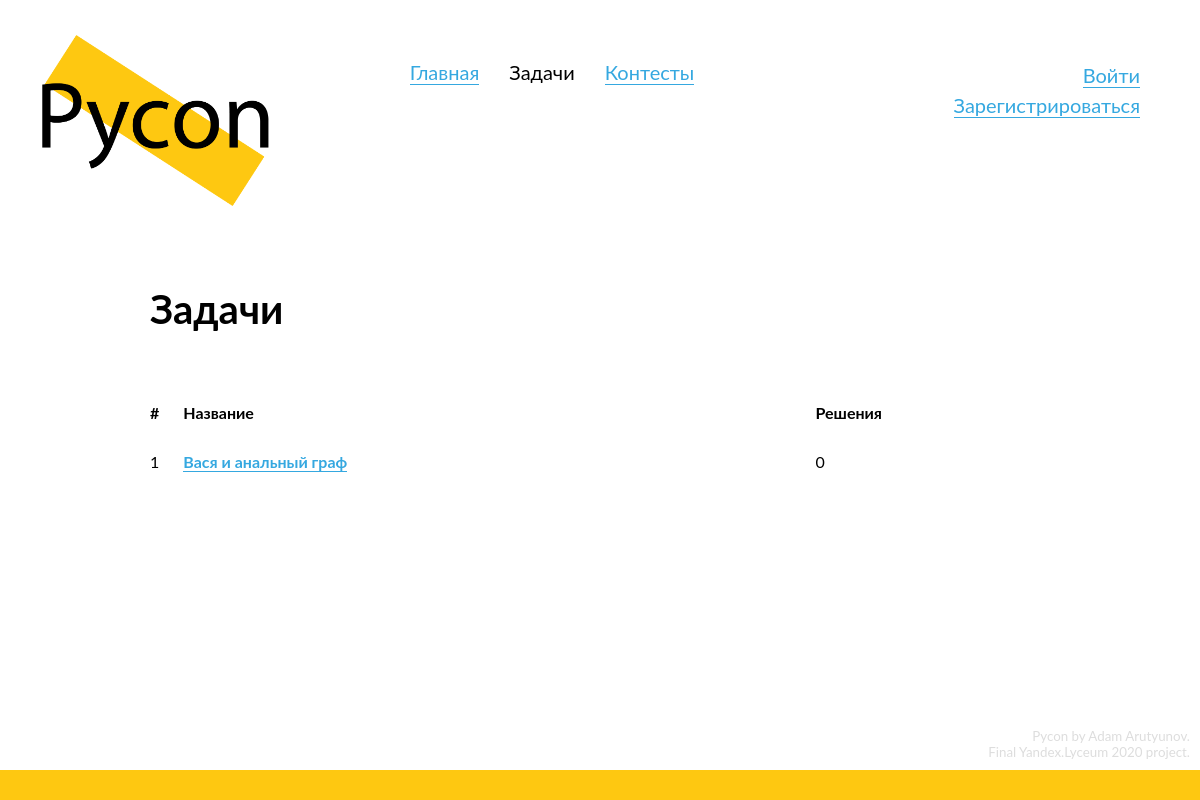
Before: /problems with the older database file.
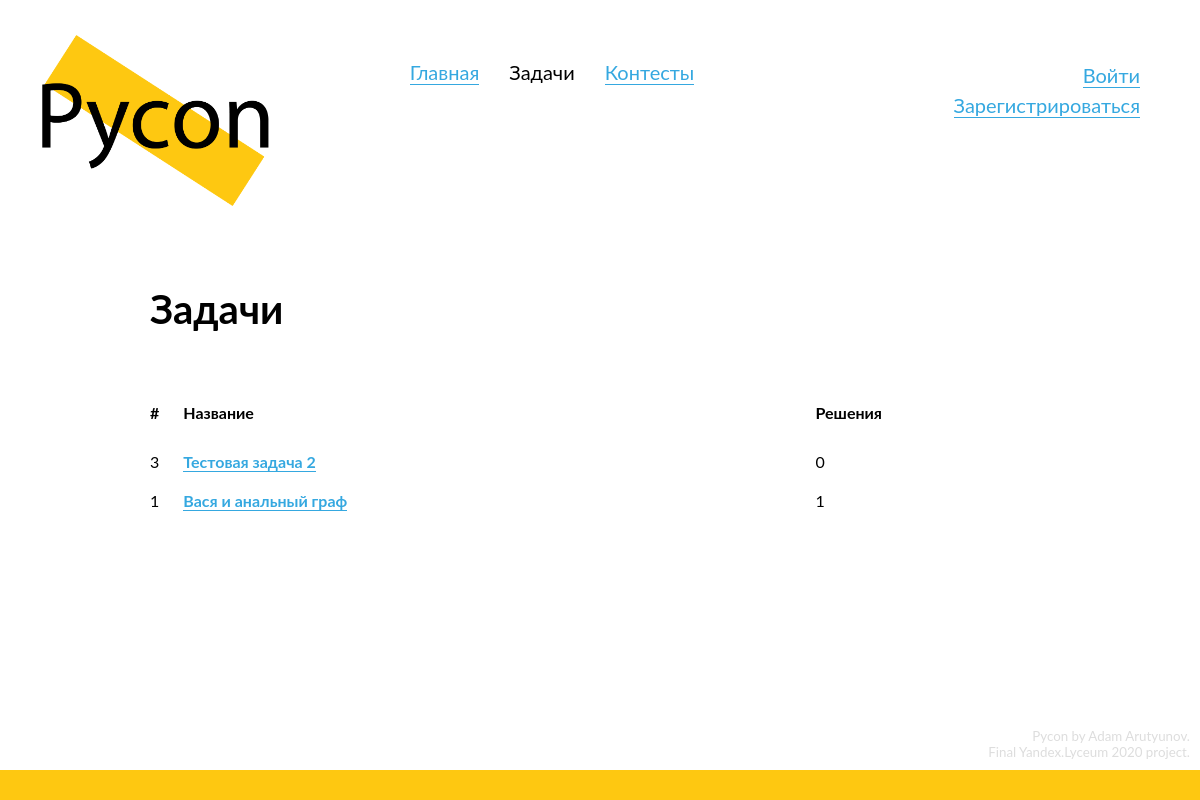
After: the same page with the newer database file.
### data/models/problem.py (models this page shows, shortened)
class Problem(SqlAlchemyBase, SerializerMixin):
    __tablename__ = 'problems'
    id = Column(Integer, primary_key=True, autoincrement=True)
    name = Column(String, nullable=True)
    situation = Column(String, nullable=False)
    input_data = Column(String, nullable=True)
    output_data = Column(String, nullable=True)
    tests = orm.relation("Test", back_populates='problem')
    time_limit = Column(Integer, nullable=True)
    memory_limit = Column(Integer, nullable=True)
    @property
    def users_solved(self):
        return list(map(lambda x: x.user, filter(lambda x: x.solved, self.users)))

### Pycon.py (the view)
@app.route('/problems')
def problems():
    session = db_session.create_session()
    problems = session.query(Problem).order_by(Problem.id.desc()).all()
    return render_template('problems.html', title="Задачи",
                           problems=problems)

### data/db_session.py (called while the page is built)
def create_session() -> Session:
    global __scoped_session
    return __scoped_session

### templates/problems.html (shortened to what this page needs)
{% extends "base.html" %}
{% block content %}
  <div class="content-header">
    <h2>
      Задачи
    </h2>
  </div>
  <div class="content-block">
    {% if problems %}
      <table class="submissions-table">
        <tr>
          <th class="id-td">
            <span>
              #
            </span>
          </th>
          <th class="problemname-td">
            <span>
              Название
            </span>
          </th>
          <th class="solutions-td">
            <span>
              Решения
            </span>
          </th>
        </tr>
        {% for problem in problems %}
          <tr>
              <td class="id-td">
              </div>
              {{ problem.id }}
            </td>
            <td class="problemname-td">
              <a href="/problems/{{ problem.id }}">{{ problem.name }}</a>
            </td>
            <td class="solutions-td">
              {{ problem.users_solved|length }}
            </td>
          </tr>
        {% endfor %}
    {% endif %}
{% endblock %}

### templates/base.html (shortened to what this page needs)
<!doctype html>
<html lang="en">
  <head>
      <link rel="stylesheet" type="text/css" href="/static/css/style.css">
      <link href="/static/css/codemirror.css" rel="stylesheet">
  </head>
<body>
  <header>
      <a href="/" style="border: none;">
        <div id="logo">
          <img src="/static/img/logo.png">
        </div>
      </a>
      <div id="header-links">
      </div>
      <div id="login-block">
        {% if current_user.is_authenticated %}
          Вы вошли как <b>{{ current_user.login }}</b><br>
          <script>
            document.write(`<a href="/logout?next=${path}">Выйти</a><br>`)
          </script>
        {% else %}
          <a href="/register">Зарегистрироваться</a>
        {% endif %}
      </div>
  </header>
  <main role="main" id="main">
      {% block content %}{% endblock %}
  </main>
  <footer>
    <div id="credits">
      Pycon by Adam Arutyunov.<br>
      Final Yandex.Lyceum 2020 project.<br>
    </div>
    <div id="footer-div"></div>
  </footer>
</body>
</html>

### static/css/style.css (style rules this page uses)
* { margin: 0; padding: 0; position: relative; }
html { height: 100%; }
:root { --primary-color: #FEC811; --light-grey: #D0D0D0; --very-light-grey: #ECECEC; }
body { position: relative; font-family: "Lato"; font-size: 14pt; min-height: 100%; }
img { width: 100%; }
footer { position: absolute; bottom: 0; width: 100%; }
a { text-decoration: none; color: #35A8E0; border-bottom: 1px solid #35A8E0; }
h2 { font-size: 30pt; margin-bottom: 50px; }
td, th { position: relative; vertical-align: top; border: none; }
th { padding-bottom: 10px; text-align: left; font-weight: bold; }
table { border: none; border-spacing: 2vw 20px; margin-left: -2vw; width: 100%; font-size: 12pt; }
table a { font-weight: bold; }
.content-block { margin-top: 25px; margin-bottom: 50px; }
.content-header { margin-bottom: 50px; }
.id-td { width: 1px; overflow: visible; }
.solutions-td { width: 1px; }
#login-block { display: inline-block; vertical-align: top; margin-top: 60px; float: right; margin-right: 60px; text-align: right; font-size: 15pt; line-height: 1.5; }
#footer-div { height: 30px; background-color: var(--primary-color); }
#credits { font-size: 10pt; color: #DDD; margin: 10px; text-align: right; }
#logo { width: 20%; margin-left: 35px; margin-top: 35px; display: inline-block; }
#main { margin-top: 75px; margin-left: 150px; width: 65%; min-width: 600px; padding-bottom: 200px; }
#header-links { display: inline-block; margin-left: 130px; margin-top: 60px; vertical-align: top; font-size: 15pt; }

Changed rows visible on the page:
added Problem: id "3", name "Тестовая задача 2", users_solved|length "0"
computed for Problem "Вася и анальный граф": users_solved|length "0" → "1"
